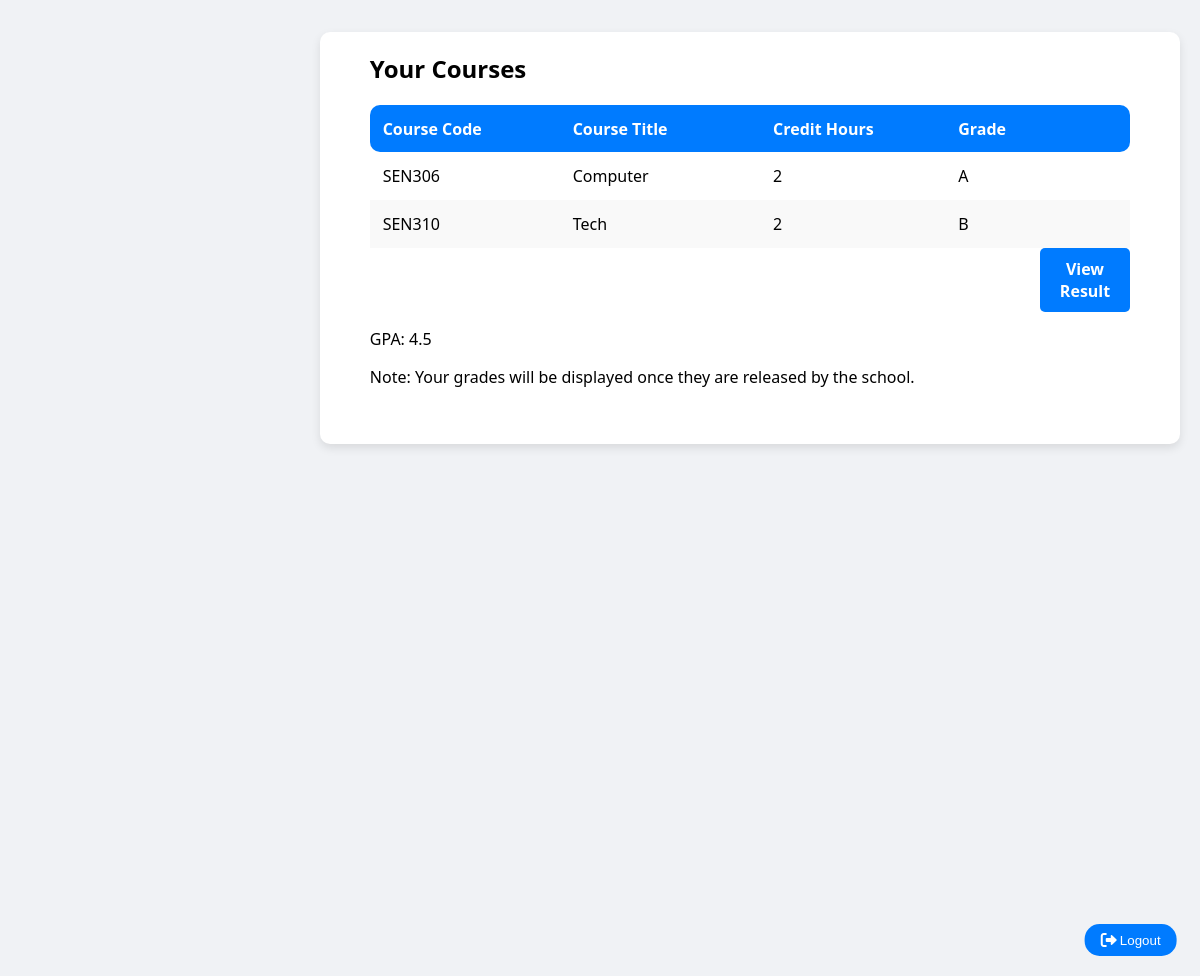
The page /dashboard/ (signed in) on the database as committed earlier.
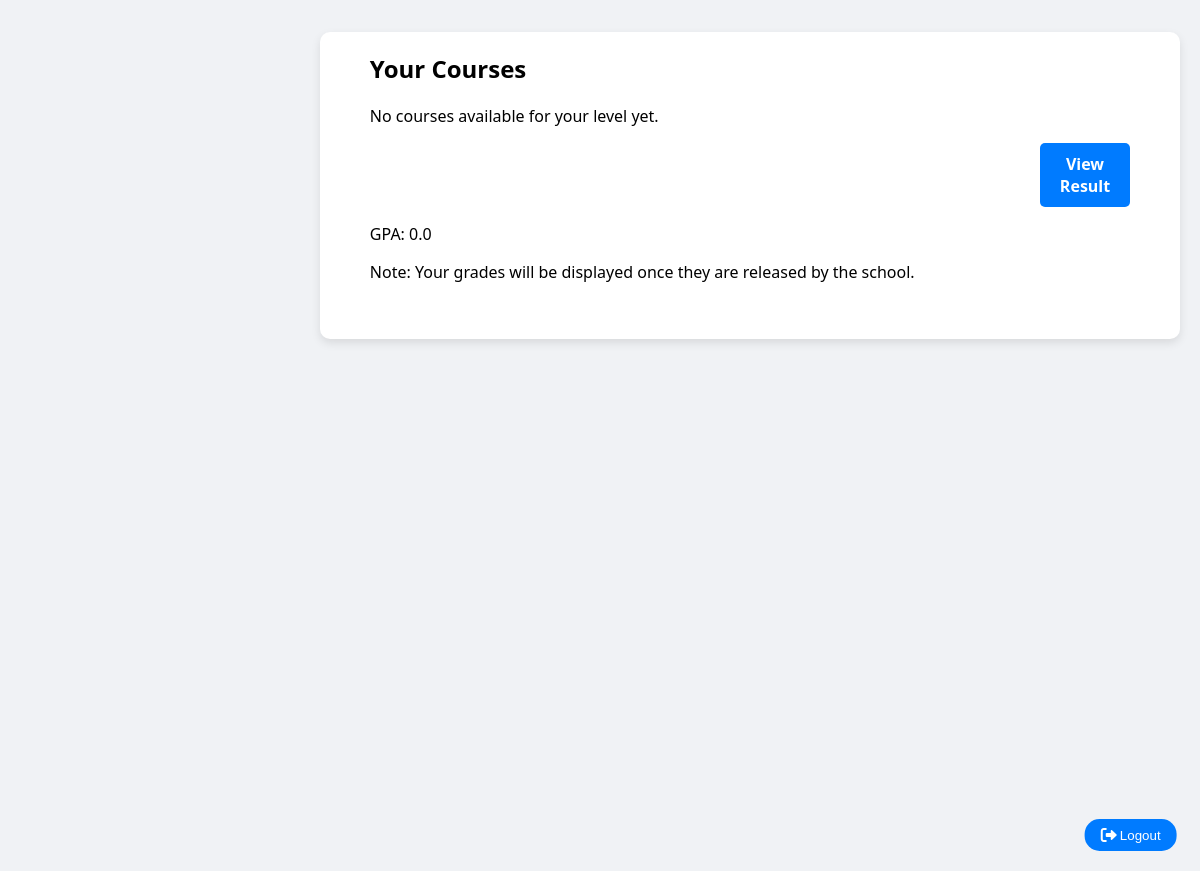
The same page on the database as committed later.
### app.py (models this page shows, shortened)
class Courses(db.Model):
    __tablename__ = "coursesDetails"
    id = db.Column(db.Integer, primary_key =True)
    code =  db.Column(db.String(100), nullable= False)
    title = db.Column(db.String(100), nullable =False)
    credits_hours = db.Column(db.String(100), nullable=False)
    level = db.Column(db.String(20))
    semester = db.Column(db.String(20))

class Results(db.Model):
    __tablename__ = "results"
    id = db.Column(db.Integer, primary_key=True)
    student_id = db.Column(db.Integer, nullable=False)
    course_id = db.Column(db.Integer, db.ForeignKey('coursesDetails.id'), nullable=False)
    grade = db.Column(db.String(2), nullable=False)

### app.py (the view)
@app.route("/dashboard/")
def dashboard():
    if 'user_id' not in session:
        return redirect(url_for('login'))
    student = Applicant.query.get(session['user_id'])
    studentsession = ApplicantSession.query.filter_by(id= student.id).first()
    student_level = studentsession.level
    student_semester = studentsession.semester
    courses = Courses.query.filter_by(level=student_level, semester= student_semester).all()
    gpa = calulate_gpa(student.id)
    grades = Results.query.filter_by(student_id=student.id)
    return render_template('student_dashboard.html', student=studentsession, studentsession= student, courses=courses, gpa=gpa, grades=grades)

### app.py (called while the page is built)
def calulate_gpa(student_id):
    results = Results.query.filter_by(student_id=student_id).all()
    if not results:
        return 0.0
    total_points = 0.0
    total_credits = 0.0
    grade_points = {
        'A': 5.0,
        'B': 4.0,
        'C': 3.0,
        'D': 2.0,
        'F': 0.0
    }
    for result in results:
        course = Courses.query.get(result.course_id)
        if course:
            credit_hours = int(course.credits_hours)
            grade = result.grade.upper()
            points = grade_points.get(grade, 0) * credit_hours
            total_points += points
            total_credits += credit_hours
    if total_points == 0:
        return 0.0
    gpa = total_points / total_credits
    return round(gpa, 2)

### templates/student_dashboard.html (shortened to what this page needs)
{% extends 'base.html' %}
{% block head%}
<link rel="stylesheet" href="{{ url_for('static', filename='student_dashboard.css') }}">
<link href="https://cdnjs.cloudflare.com/ajax/libs/font-awesome/6.0.0-beta3/css/all.min.css" rel="stylesheet">
{% endblock %}
{% block body %}
<body>
    <div class="container">
        <h2>Your Courses</h2>
        {% if courses %}
        <table>
            <thead>
                <tr>
                    <th>Course Code</th>
                    <th>Course Title</th>
                    <th>Credit Hours</th>
                    <th>Grade</th>
                </tr>
            </thead>
            <tbody>
                {% for course in courses %}
                <tr>
                    <td>{{ course.code }}</td>
                    <td>{{ course.title }}</td>
                    <td>{{ course.credits_hours }}</td>
                    {% if grades %}
                    <td>
                        {% for grades in grades %}
                            {% if grades.course_id == course.id %}
                                {{ grades.grade }}
                            {% endif %}
                        {% endfor %}
                    </td>
                    {% else %}
                    <td>Your Grades are not out yet! </td>
                    {% endif %}
                </tr>
                {% endfor %}
            </tbody>
        </table>
        {% else %}
            <p>No courses available for your level yet.</p>
        {% endif %}
        <div class="button">
            <a class="view-results-button">View Result</a>
        </div>
        <p>GPA: {{ gpa }} </p>
        <p class="note">Note: Your grades will be displayed once they are released by the school.</p>
    </div>
    <a href="{{ url_for('homePortal') }}">
        <button>
            <i class="fas fa-sign-out-alt"></i> Logout
        </button>
    </a>
{% endblock %}

Rows that differ between the two databases and show on the page:
removed Courses: code "SEN306", title "Computer", credits_hours "2"
removed Results: grade "A", shown under "SEN306"
removed Courses: code "SEN310", title "Tech", credits_hours "2"
removed Results: grade "B", shown under "SEN310"
Other text that changed with them:
{{ gpa }}: "4.5" → "0.0"
text no longer shown: "Course Code Course Title Credit Hours Grade"
text now shown: "No courses available for your level yet."
